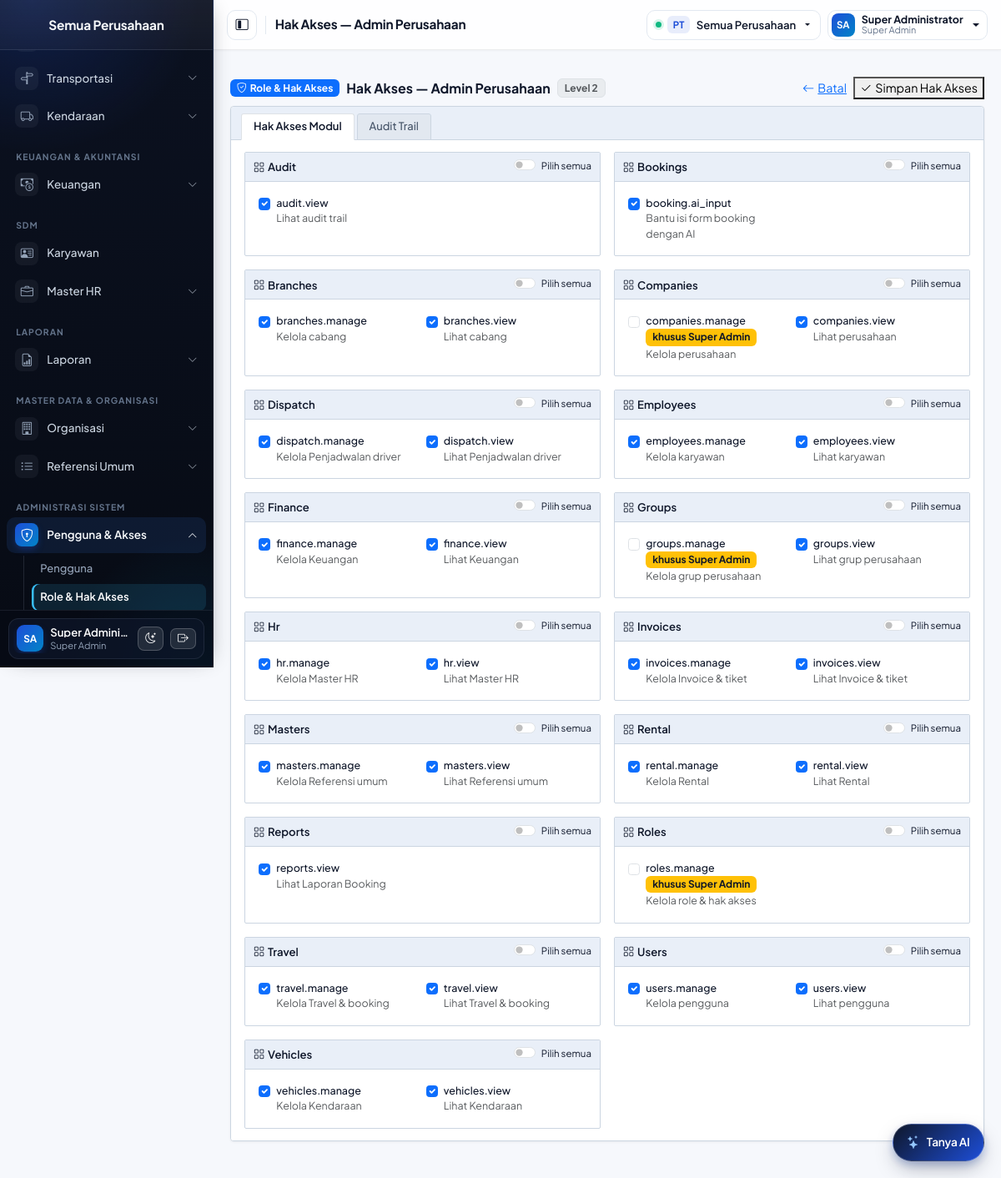
/pages/roles/permissions.php?id=2 (signed in), run on the app's committed database.
### tables this page shows
CREATE TABLE `permissions` (
  `id` INT(11) NOT NULL AUTO_INCREMENT,
  `name` VARCHAR(100) NOT NULL,
  `description` VARCHAR(255) DEFAULT NULL,
  `module` VARCHAR(50) NOT NULL,
  PRIMARY KEY (`id`),
  UNIQUE KEY `uq_permissions_name` (`name`)
);

### includes/auth.php (called while the page is built, shortened)
<?php
function current_user(): ?array
{
    return $_SESSION['user'] ?? null;
}
function is_super_admin(): bool
{
    return ($_SESSION['role_name'] ?? '') === 'Super Admin';
}
function active_company_id(): ?int
{
    $id = $_SESSION['company_id'] ?? null;
    return $id === null ? null : (int) $id;
}
function can(string $permission): bool
{
    if (is_super_admin()) {
        return true;
    }
    return in_array($permission, $_SESSION['permissions'] ?? [], true);
}

### config/database.php (called while the page is built, shortened)
<?php
function db(): mysqli
{
    static $conn = null;
    if ($conn instanceof mysqli) {
        return $conn;
    }
    try {
        $conn = new mysqli(DB_HOST, DB_USER, DB_PASS, DB_NAME);
        $conn->set_charset('utf8mb4');
    } catch (mysqli_sql_exception $e) {
        http_response_code(500);
        error_log('DB connection failed: ' . $e->getMessage());
        exit('Koneksi database gagal. Periksa konfigurasi.');
    }
    return $conn;
}

### pages/roles/_helpers.php (called while the page is built, shortened)
<?php
function role_find(int $id): ?array
{
    $st = db()->prepare('SELECT id, name, description, level FROM roles WHERE id = ?');
    $st->bind_param('i', $id);
    $st->execute();
    $row = $st->get_result()->fetch_assoc();
    return $row ?: null;
}

### pages/roles/permissions.php (the view, shortened to what this page needs)
<?php
require_once __DIR__ . '/../../config/config.php';
require_once __DIR__ . '/_helpers.php';
$db   = db();
$id   = (int) ($_GET['id'] ?? $_POST['id'] ?? 0);
$role = $id > 0 ? role_find($id) : null;
$perms = $db->query('SELECT id, name, description, module FROM permissions ORDER BY module, name')->fetch_all(MYSQLI_ASSOC);
$grouped = [];
foreach ($perms as $p) {
    $grouped[$p['module']][] = $p;
}
$restricted = ['companies.manage', 'groups.manage', 'roles.manage'];
$st = $db->prepare('SELECT permission_id FROM role_permissions WHERE role_id = ?');
$st->bind_param('i', $id);
$st->execute();
$checked = array_map('intval', array_column($st->get_result()->fetch_all(MYSQLI_ASSOC), 'permission_id'));
$can_edit_restricted = is_super_admin();
require __DIR__ . '/../../includes/header.php';
?>
<main class="p-2 p-md-3">
    <?= ui_erp_toolbar(
        'Role & Hak Akses',
        'shield-check',
        'Hak Akses — ' . $role['name'],
        ['Level ' . (int) ($role['level'] ?? 0)],
        [
            ['label' => 'Batal', 'icon' => 'arrow-left', 'href' => APP_URL . '/pages/roles/index.php', 'class' => 'btn-outline-secondary'],
            ['label' => 'Simpan Hak Akses', 'icon' => 'check2', 'type' => 'submit', 'form' => 'formPermissions', 'class' => 'btn-primary'],
        ]
    ) ?>
    <form method="post" action="<?= e(APP_URL) ?>/pages/roles/permissions.php?id=<?= $id ?>" id="formPermissions">
        <div class="erp-window-card">
            <ul class="nav nav-tabs erp-sub-tabs" role="tablist">
                <li class="nav-item" role="presentation">
                    <button class="nav-link active" id="tab-perm-list" data-bs-toggle="tab" data-bs-target="#pane-perm-list" type="button" role="tab">Hak Akses Modul</button>
                </li>
                <li class="nav-item" role="presentation">
                    <button class="nav-link" id="tab-perm-audit" data-bs-toggle="tab" data-bs-target="#pane-perm-audit" type="button" role="tab">Audit Trail</button>
                </li>
            </ul>
            <div class="erp-content-body tab-content">
                <div class="tab-pane fade show active" id="pane-perm-list" role="tabpanel">
                    <div class="row g-3">
                        <?php foreach ($grouped as $module => $items): ?>
                            <div class="col-lg-6">
                                <div class="rnt-panel h-100 mb-0">
                                    <div class="rnt-panel-header justify-content-between">
                                        <span class="d-inline-flex align-items-center gap-1 text-capitalize"><i class="bi bi-grid"></i> <?= e($module) ?></span>
                                        <div class="form-check form-switch mb-0">
                                            <input class="form-check-input" type="checkbox" id="all-<?= e($module) ?>"
                                                   onclick="document.querySelectorAll('.perm-<?= e($module) ?>').forEach(c => c.checked = this.checked)">
                                            <label class="form-check-label small fw-normal text-transform-none" for="all-<?= e($module) ?>">Pilih semua</label>
                                        </div>
                                    </div>
                                    <div class="rnt-panel-body p-3">
                                        <div class="row g-2">
                                            <?php foreach ($items as $p): ?>
                                                <div class="col-md-6">
                                                    <div class="form-check mb-0">
                                                        <input class="form-check-input perm-<?= e($p['module']) ?>" type="checkbox"
                                                               name="permissions[]" value="<?= (int) $p['id'] ?>"
                                                               id="perm-<?= (int) $p['id'] ?>" <?= in_array((int) $p['id'], $checked, true) ? 'checked' : '' ?>
                                                               <?= (!$can_edit_restricted && in_array($p['name'], $restricted, true)) ? 'disabled' : '' ?>>
                                                        <label class="form-check-label small" for="perm-<?= (int) $p['id'] ?>">
                                                            <span class="fw-medium"><?= e($p['name']) ?></span>
                                                            <?php if (in_array($p['name'], $restricted, true)): ?>
                                                                <span class="badge bg-warning text-dark">khusus Super Admin</span>
                                                            <?php endif; ?>
                                                            <?php if ($p['description']): ?><div class="text-muted"><?= e($p['description']) ?></div><?php endif; ?>
                                                        </label>
                                                    </div>
                                                </div>
                                            <?php endforeach; ?>
                                        </div>
                                    </div>
                                </div>
                            </div>
                        <?php endforeach; ?>
                    </div>
                </div>
            </div>
        </div>
    </form>
</main>
<?php require __DIR__ . '/../../includes/footer.php'; ?>

### includes/sidebar.php (shortened to what this page needs)
<?php
$active = $active ?? '';
if (!function_exists('super_admin_menu')) {
    function super_admin_menu(array $item): bool
    {
        return empty($item['admin_only']) || is_super_admin();
    }
}
if (!function_exists('sidebar_perm_ok')) {
    function sidebar_perm_ok($perm): bool
    {
        if ($perm === null) {
            return true;
        }
        if (is_array($perm)) {
            foreach ($perm as $p) {
                if (can((string) $p)) {
                    return true;
                }
            }
            return false;
        }
        return can((string) $perm);
    }
}
if (!function_exists('sidebar_is_active')) {
    function sidebar_is_active(array $item, string $active): bool
    {
        if (!empty($item['keys']) && in_array($active, $item['keys'], true)) {
            return true;
        }
        return false;
    }
}
$req_path = parse_url($_SERVER['REQUEST_URI'] ?? '', PHP_URL_PATH) ?: '';
$sidebarCompanyName = trim((string) ($activeName ?? ''));
$sbUserName = trim((string) ($user['name'] ?? ($user['full_name'] ?? 'User')));
$sbParts    = preg_split('/\s+/', $sbUserName) ?: ['U'];
$sbInitials = strtoupper(substr($sbParts[0], 0, 1) . (isset($sbParts[1]) ? substr($sbParts[1], 0, 1) : ''));
?>
<nav id="sidebar" class="sidebar d-flex flex-column flex-shrink-0 p-0">
  <a href="<?= e(APP_URL) ?>/pages/dashboard/index.php"
     class="d-flex align-items-center justify-content-center px-3 py-3 text-white text-decoration-none sidebar-brand"
     title="<?= e($sidebarCompanyName) ?>">
    <span class="sidebar-company-name text-center"><?= e($sidebarCompanyName) ?></span>
  </a>
  <div class="nav-scroll">
    <ul class="nav nav-pills flex-column px-2 py-2">
      <?php
      $last_section = null;
      foreach ($menu as $m):
          $visible_sub = [];
          if (!empty($m['sub'])) {
              $visible_sub = array_filter($m['sub'], fn($s) =>
                  super_admin_menu($s) && sidebar_perm_ok($s['perms'] ?? null));
          }
          $sec = $m['section'] ?? '';
          if ($sec !== '' && $sec !== 'Utama' && $sec !== $last_section):
              $last_section = $sec;
      ?>
          <li class="sidebar-section"><?= e($sec) ?></li>
      <?php endif; ?>
      <?php if (!empty($m['sub'])):
          $is_open = sidebar_is_active($m, $active);
      ?>
          <li class="nav-item">
            <a class="nav-link text-white d-flex align-items-center<?= $is_open ? ' has-active' : '' ?>"
               data-bs-toggle="collapse" href="#menu-<?= e($m['key']) ?>" role="button"
               aria-expanded="<?= $is_open ? 'true' : 'false' ?>"
               aria-controls="menu-<?= e($m['key']) ?>">
              <span class="sidebar-icon"><i class="bi bi-<?= e($m['icon']) ?>" aria-hidden="true"></i></span>
              <span class="sidebar-label"><?= e($m['label']) ?></span>
              <i class="bi bi-chevron-down ms-auto small"></i>
            </a>
            <div class="collapse<?= $is_open ? ' show' : '' ?>" id="menu-<?= e($m['key']) ?>">
              <ul class="nav flex-column sidebar-tree">
                <?php foreach ($visible_sub as $s):
                    $s_href_clean = explode('?', $s['href'])[0];
                    $s_dir = dirname($s_href_clean);
                    $is_index_entry = basename($s_href_clean) === 'index.php';
                    $req_base = basename($req_path);
                    $req_dir  = str_replace('\\', '/', dirname($req_path));
                    $sub_active = (!empty($s['key']) && $s['key'] === $active)
                        || ($req_path !== '' && (
                            str_ends_with($req_path, '/' . $s_href_clean)
                            || ($is_index_entry && $s_dir !== '.' && str_ends_with($req_dir, '/' . $s_dir) && in_array($req_base, ['index.php', 'form.php', 'detail.php', 'view.php'], true))
                        ));
                ?>
                  <li class="nav-item">
                    <a href="<?= e(APP_URL . '/' . $s['href']) ?>"
                       class="nav-link text-white sidebar-sub<?= $sub_active ? ' active' : '' ?>"><?= e($s['label']) ?></a>
                  </li>
                <?php endforeach; ?>
              </ul>
            </div>
          </li>
      <?php else: ?>
          <li class="nav-item">
            <a href="<?= e(APP_URL . '/' . $m['href']) ?>"
               class="nav-link text-white d-flex align-items-center<?= sidebar_is_active($m, $active) ? ' active' : '' ?>">
              <span class="sidebar-icon"><i class="bi bi-<?= e($m['icon']) ?>" aria-hidden="true"></i></span>
              <span class="sidebar-label"><?= e($m['label']) ?></span>
            </a>
          </li>
      <?php endif; ?>
      <?php endforeach; ?>
    </ul>
  </div>
  <div class="sidebar-footer">
    <div class="sidebar-footer-card d-flex align-items-center gap-2">
      <a href="<?= e(APP_URL) ?>/pages/profile/index.php"
         class="d-flex align-items-center text-white text-decoration-none flex-grow-1 overflow-hidden sidebar-user-link"
         title="Buka Profil Saya">
        <div class="sidebar-user-avatar me-2 flex-shrink-0">
          <?= e($sbInitials) ?>
        </div>
        <div class="text-white lh-1 flex-grow-1 overflow-hidden">
          <div class="fw-semibold text-truncate" style="font-size:.82rem"><?= e($sbUserName) ?></div>
          <small class="sidebar-user-role text-truncate d-block mt-1"><?= e($_SESSION['role_name'] ?? '') ?></small>
        </div>
      </a>
      <button type="button" class="dark-toggle sidebar-theme-toggle text-white flex-shrink-0" aria-label="Ganti tema" title="Ganti tema">
        <i class="bi bi-moon-stars"></i>
      </button>
      <a href="<?= e(APP_URL) ?>/pages/auth/logout.php"
         class="btn btn-sm sidebar-theme-toggle sidebar-logout-btn text-white flex-shrink-0"
         aria-label="Keluar"
         title="Keluar"
         onclick="return confirm('Yakin ingin keluar?')">
        <i class="bi bi-box-arrow-right"></i>
      </a>
    </div>
  </div>
</nav>

### data on the page
permissions: label "Kendaraan", id "☑", name "vehicles.view", description "Lihat Kendaraan"
permissions: sec "SDM", label "Karyawan", id "☑", name "employees.view", description "Lihat karyawan"
permissions: label "Master HR", id "☑", name "hr.view", description "Lihat Master HR"
permissions: sec "LAPORAN", label "Laporan", id "☑", name "reports.view", description "Lihat Laporan Booking"
permissions: label "Referensi Umum", id "☑", name "masters.view", description "Lihat Referensi umum"
permissions: label "Pengguna", id "☑", name "users.view", description "Lihat pengguna"
permissions: label "Role & Hak Akses", name "roles.manage", shows "khusus Super Admin", description "Kelola role & hak akses"
permissions: id "☑", name "audit.view", description "Lihat audit trail"
permissions: id "☑", name "booking.ai_input", description "Bantu isi form booking dengan AI"
permissions: id "☑", name "branches.manage", description "Kelola cabang"
permissions: id "☑", name "branches.view", description "Lihat cabang"
permissions: name "companies.manage", shows "khusus Super Admin", description "Kelola perusahaan"
permissions: id "☑", name "companies.view", description "Lihat perusahaan"
permissions: id "☑", name "dispatch.manage", description "Kelola Penjadwalan driver"
permissions: id "☑", name "dispatch.view", description "Lihat Penjadwalan driver"
permissions: id "☑", name "employees.manage", description "Kelola karyawan"
permissions: id "☑", name "finance.manage", description "Kelola Keuangan"
permissions: id "☑", name "finance.view", description "Lihat Keuangan"
permissions: name "groups.manage", shows "khusus Super Admin", description "Kelola grup perusahaan"
permissions: id "☑", name "groups.view", description "Lihat grup perusahaan"
permissions: id "☑", name "hr.manage", description "Kelola Master HR"
permissions: id "☑", name "invoices.manage", description "Kelola Invoice & tiket"
permissions: id "☑", name "invoices.view", description "Lihat Invoice & tiket"
permissions: id "☑", name "masters.manage", description "Kelola Referensi umum"
permissions: id "☑", name "rental.manage", description "Kelola Rental"
permissions: id "☑", name "rental.view", description "Lihat Rental"
permissions: id "☑", name "travel.manage", description "Kelola Travel & booking"
permissions: id "☑", name "travel.view", description "Lihat Travel & booking"
permissions: id "☑", name "users.manage", description "Kelola pengguna"
permissions: id "☑", name "vehicles.manage", description "Kelola Kendaraan"

### other printed values
$sidebarCompanyName "Semua Perusahaan"
$m['label'] "Transportasi"
$sec "KEUANGAN & AKUNTANSI"
$m['label'] "Keuangan"
$sec "MASTER DATA & ORGANISASI"
$m['label'] "Organisasi"
$sec "ADMINISTRASI SISTEM"
$m['label'] "Pengguna & Akses"
$sbInitials "SA"
$sbUserName "Super Admini…"
$_SESSION['role_name'] "Super Admin"
$title "Hak Akses — Admin Perusahaan"
$activeCode !== '' ? $activeCode : 'PT' "PT"
$activeName "Semua Perusahaan"
$userInitials "SA"
